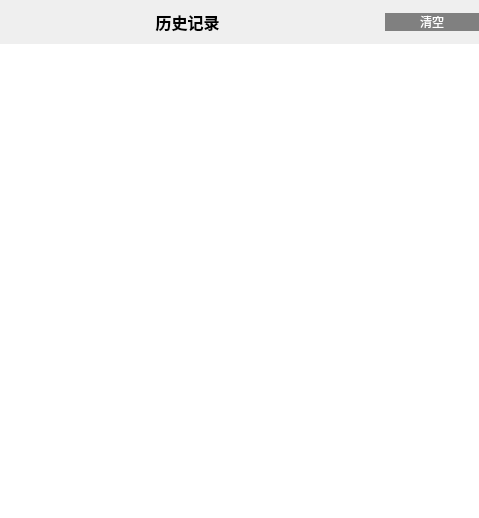
<?xml version="1.0" encoding="UTF-8"?>
<ui version="4.0">
 <class>historyWidget</class>
 <widget class="QWidget" name="historyWidget">
  <property name="geometry">
   <rect>
    <x>0</x>
    <y>0</y>
    <width>479</width>
    <height>518</height>
   </rect>
  </property>
  <property name="windowTitle">
   <string>历史记录</string>
  </property>
  <property name="styleSheet">
   <string notr="true"/>
  </property>
  <layout class="QGridLayout" name="gridLayout">
   <property name="leftMargin">
    <number>0</number>
   </property>
   <property name="topMargin">
    <number>0</number>
   </property>
   <property name="rightMargin">
    <number>0</number>
   </property>
   <property name="bottomMargin">
    <number>0</number>
   </property>
   <property name="spacing">
    <number>0</number>
   </property>
   <item row="0" column="0">
    <widget class="QGroupBox" name="groupBox">
     <property name="styleSheet">
      <string notr="true">border:none;</string>
     </property>
     <property name="title">
      <string/>
     </property>
     <layout class="QGridLayout" name="gridLayout_2" rowstretch="0,0" columnstretch="4,1">
      <property name="leftMargin">
       <number>0</number>
      </property>
      <property name="topMargin">
       <number>10</number>
      </property>
      <property name="rightMargin">
       <number>0</number>
      </property>
      <property name="bottomMargin">
       <number>0</number>
      </property>
      <property name="spacing">
       <number>10</number>
      </property>
      <item row="0" column="0">
       <widget class="QLabel" name="label">
        <property name="font">
         <font>
          <pointsize>12</pointsize>
          <bold>true</bold>
         </font>
        </property>
        <property name="text">
         <string>历史记录</string>
        </property>
        <property name="alignment">
         <set>Qt::AlignCenter</set>
        </property>
       </widget>
      </item>
      <item row="0" column="1">
       <widget class="QPushButton" name="pushButton">
        <property name="styleSheet">
         <string notr="true">background-color: gray;
color:white;</string>
        </property>
        <property name="text">
         <string>清空</string>
        </property>
       </widget>
      </item>
      <item row="1" column="0" colspan="2">
       <widget class="QTextEdit" name="textEdit">
        <property name="font">
         <font>
          <pointsize>20</pointsize>
         </font>
        </property>
        <property name="readOnly">
         <bool>true</bool>
        </property>
       </widget>
      </item>
     </layout>
    </widget>
   </item>
  </layout>
 </widget>
 <resources/>
 <connections/>
</ui>
